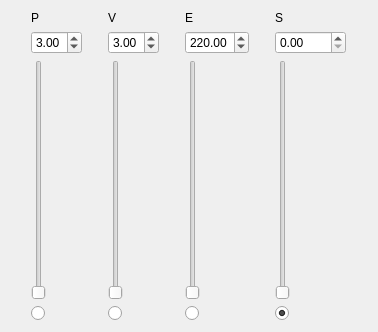
<?xml version="1.0" encoding="UTF-8"?>
<ui version="4.0">
 <class>Form</class>
 <widget class="QWidget" name="Form">
  <property name="geometry">
   <rect>
    <x>0</x>
    <y>0</y>
    <width>378</width>
    <height>332</height>
   </rect>
  </property>
  <property name="windowTitle">
   <string>Form</string>
  </property>
  <layout class="QGridLayout" name="gridLayout_5">
   <item row="0" column="0">
    <layout class="QGridLayout" name="gridLayout">
     <item row="0" column="0">
      <widget class="QLabel" name="label_P">
       <property name="toolTip">
        <string>Pressure / 10^10</string>
       </property>
       <property name="text">
        <string>P</string>
       </property>
      </widget>
     </item>
     <item row="1" column="0">
      <widget class="QDoubleSpinBox" name="doubleSpinBox_P">
       <property name="minimum">
        <double>1.000000000000000</double>
       </property>
       <property name="maximum">
        <double>4.000000000000000</double>
       </property>
       <property name="singleStep">
        <double>0.010000000000000</double>
       </property>
       <property name="value">
        <double>3.000000000000000</double>
       </property>
      </widget>
     </item>
     <item row="3" column="0">
      <widget class="QRadioButton" name="radioButtonP">
       <property name="toolTip">
        <string>Make P constant</string>
       </property>
       <property name="text">
        <string/>
       </property>
      </widget>
     </item>
     <item row="2" column="0">
      <widget class="QSlider" name="verticalSlider_P">
       <property name="orientation">
        <enum>Qt::Vertical</enum>
       </property>
      </widget>
     </item>
    </layout>
   </item>
   <item row="0" column="1">
    <layout class="QGridLayout" name="gridLayout_2">
     <item row="0" column="0">
      <widget class="QLabel" name="label_V">
       <property name="toolTip">
        <string>Volume / 10^-6</string>
       </property>
       <property name="text">
        <string>V</string>
       </property>
      </widget>
     </item>
     <item row="1" column="0">
      <widget class="QDoubleSpinBox" name="doubleSpinBox_V">
       <property name="minimum">
        <double>1.000000000000000</double>
       </property>
       <property name="maximum">
        <double>4.000000000000000</double>
       </property>
       <property name="singleStep">
        <double>0.010000000000000</double>
       </property>
       <property name="value">
        <double>3.000000000000000</double>
       </property>
      </widget>
     </item>
     <item row="2" column="0">
      <widget class="QSlider" name="verticalSlider_V">
       <property name="maximum">
        <number>99</number>
       </property>
       <property name="orientation">
        <enum>Qt::Vertical</enum>
       </property>
      </widget>
     </item>
     <item row="3" column="0">
      <widget class="QRadioButton" name="radioButton_V">
       <property name="toolTip">
        <string>Make V constant</string>
       </property>
       <property name="text">
        <string/>
       </property>
      </widget>
     </item>
    </layout>
   </item>
   <item row="0" column="2">
    <layout class="QGridLayout" name="gridLayout_3">
     <item row="0" column="0">
      <widget class="QLabel" name="label_E">
       <property name="toolTip">
        <string>Energy / 10^3</string>
       </property>
       <property name="text">
        <string>E</string>
       </property>
      </widget>
     </item>
     <item row="1" column="0">
      <widget class="QDoubleSpinBox" name="doubleSpinBox_E">
       <property name="minimum">
        <double>20.000000000000000</double>
       </property>
       <property name="maximum">
        <double>400.000000000000000</double>
       </property>
       <property name="singleStep">
        <double>2.000000000000000</double>
       </property>
       <property name="value">
        <double>220.000000000000000</double>
       </property>
      </widget>
     </item>
     <item row="2" column="0">
      <widget class="QSlider" name="verticalSlider_E">
       <property name="orientation">
        <enum>Qt::Vertical</enum>
       </property>
      </widget>
     </item>
     <item row="3" column="0">
      <widget class="QRadioButton" name="radioButton_E">
       <property name="toolTip">
        <string>Make E constant</string>
       </property>
       <property name="text">
        <string/>
       </property>
      </widget>
     </item>
    </layout>
   </item>
   <item row="0" column="3">
    <layout class="QGridLayout" name="gridLayout_4">
     <item row="0" column="0">
      <widget class="QLabel" name="label_S">
       <property name="toolTip">
        <string>Entropy</string>
       </property>
       <property name="text">
        <string>S</string>
       </property>
      </widget>
     </item>
     <item row="1" column="0">
      <widget class="QDoubleSpinBox" name="doubleSpinBox_S">
       <property name="maximum">
        <double>1000.000000000000000</double>
       </property>
       <property name="singleStep">
        <double>0.100000000000000</double>
       </property>
      </widget>
     </item>
     <item row="2" column="0">
      <widget class="QSlider" name="verticalSlider_S">
       <property name="orientation">
        <enum>Qt::Vertical</enum>
       </property>
      </widget>
     </item>
     <item row="3" column="0">
      <widget class="QRadioButton" name="radioButton_S">
       <property name="toolTip">
        <string>Make S constant</string>
       </property>
       <property name="text">
        <string/>
       </property>
       <property name="checked">
        <bool>true</bool>
       </property>
      </widget>
     </item>
    </layout>
   </item>
  </layout>
 </widget>
 <resources/>
 <connections/>
</ui>
